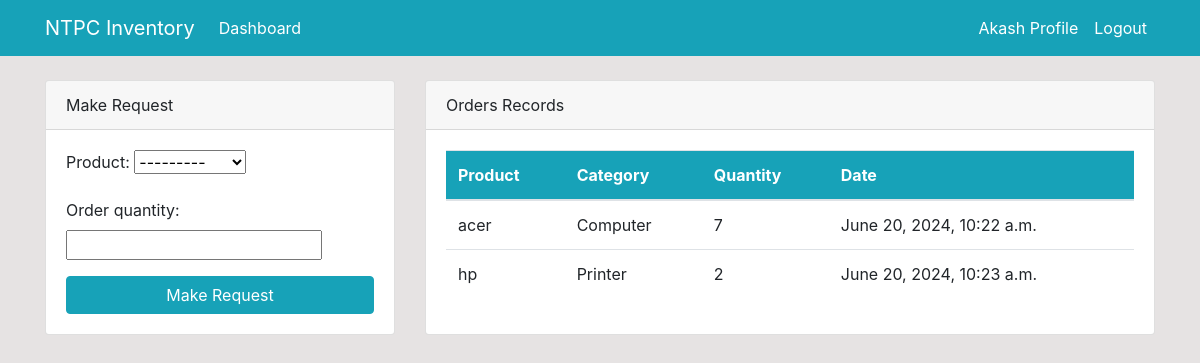
The page /dashboard/ (signed in) on the database as committed earlier.
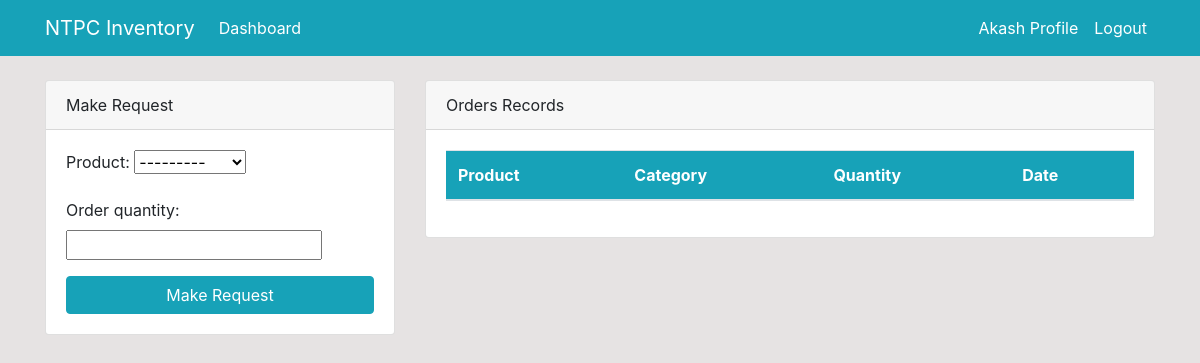
The same page on the database as committed later.
### dashboard/models.py (models this page shows, shortened)
class Order(models.Model):
    product = models.ForeignKey(Product,on_delete=models.CASCADE, null=True)
    staff = models.ForeignKey(User,models.CASCADE,null=True)
    order_quantity = models.PositiveIntegerField(null=True)
    date = models.DateTimeField(auto_now_add=True)
    class Meta:
        verbose_name_plural = 'Order'

class Product(models.Model):
    name = models.CharField(max_length=100,null=True)
    category = models.CharField(max_length=20, choices=CATEGORY,null=True)
    quantity = models.PositiveIntegerField(null=True)
    class Meta:
        verbose_name_plural = 'Product'
    def __str__(self):
        return f'{self.name}-{self.quantity}'

### dashboard/views.py (the view)
# urls.py: path('dashboard/', views.index, name= 'dashboard-index'),
@login_required
def index(request):
    orders = Order.objects.all()
    products = Product.objects.all()
    orders_count = orders.count()
    product_count = products.count()
    workers_count = User.objects.all().count()
    if request.method == 'POST':
        form = OrderForm(request.POST)
        if form.is_valid():
            instance = form.save(commit=False)
            instance.staff = request.user
            product_id = form.cleaned_data['product'].id
            quantity_ordered = form.cleaned_data['order_quantity']
            with transaction.atomic():
                product = Product.objects.select_for_update().get(id=product_id)
                if product.quantity >= quantity_ordered:
                    product.quantity -= quantity_ordered
                    product.save()
                else:
                    messages.error(request, f'Insufficient quantity available for {product.name}.')
                    return redirect('dashboard-index')
            instance.save()
            messages.success(request, 'Order placed successfully.') #line from
            return redirect('dashboard-index')
    else:
        form = OrderForm()
    context = {
        'orders' : orders,
        'form' : form,
        'products' : products,
        'product_count':product_count,
        'workers_count':workers_count,
        'orders_count':orders_count,
    }
    return render(request, 'dashboard/index.html',context)

### dashboard/forms.py
class OrderForm(forms.ModelForm):
    class Meta:
        model = Order
        fields = ['product','order_quantity']

### templates/dashboard/index.html (shortened to what the changed rows need)
{% extends 'partials/base.html' %}
{% block content%}
{% if user.is_authenticated and user.is_staff and user.is_superuser %}
{% include 'partials/topnav.html' %}
 <div class="container">
    <div class="row my-5">
        <div class="col-md-6">
            <div class="bg-white">
                <canvas id="myChart1" width="400" height="300"></canvas>
                <script>
                    var ctx = document.getElementById('myChart1').getContext('2d');
                    var myChart1 = new Chart(ctx, {
                        type: 'pie',
                        data: {
                            labels: [ {% for order in orders %}
                                            '{{ order.product.name }}',
                                        {% endfor %}
            ],
                            datasets: [{
                                label: 'Orders',
                                data: [{% for order in orders %}
                                            {{order.order_quantity}},
                                        {% endfor %}
                            ],
                                backgroundColor: [
                                    'rgba(255, 99, 132, 1)',
                                    'rgba(54, 162, 235, 1)',
                                    'rgba(255, 206, 86, 1)',
                                    'rgba(75, 192, 192, 1)',
                                    'rgba(153, 102, 255, 1)',
                                    'rgba(255, 159, 64, 1)',
                                    'rgba(255, 249, 44, 1)',
                                    'rgb(25, 104, 255)',
                                    'rgb(238, 130, 238)',
                                    'rgba(255, 49, 44, 1)',
                                    'rgba(255, 99, 71, 1)',
                                ],
                                borderColor: [
                                    'rgba(255, 99, 132, 1)',
                                    'rgba(54, 162, 235, 1)',
                                    'rgba(255, 206, 86, 1)',
                                    'rgba(75, 192, 192, 1)',
                                    'rgba(153, 102, 255, 1)',
                                    'rgba(255, 159, 64, 1)',
                                    'rgba(255, 249, 44, 1)',
                                    'rgb(25, 104, 255)',
                                    'rgb(238, 130, 238)',
                                    'rgba(255, 49, 44, 1)',
                                    'rgba(255, 99, 71, 1)',
                                ],
                                borderWidth: 1
                            }]
                        },
                        options: {
                            scales: {
                                yAxes: [{
                                    ticks: {
                                        beginAtZero: true
                                    }
                                }]
                            }
                        }
                    });
                </script>
            </div>
        </div>
        <div class="col-md-6">
            <div class="bg-white">
                <canvas id="myChart" width="400" height="300"></canvas>
                <script>
                    var ctx = document.getElementById('myChart').getContext('2d');
                    var myChart = new Chart(ctx, {
                        type: 'bar',
                        data: {
                            labels: [ {% for product in products %} '{{ product.name}}' ,{% endfor%}],
                            datasets: [{
                                label: 'Products',
                                data: [{% for product in products %} {{ product.quantity}} ,{% endfor%}],
                                backgroundColor: [
                                    'rgba(153, 102, 255, 1)',
                                    'rgba(255, 159, 64, 1)',
                                    'rgba(255, 249, 44, 1)',
                                    'rgb(25, 104, 255)',
                                    'rgb(238, 130, 238)',
                                    'rgba(255, 49, 44, 1)',
                                    'rgba(255, 99, 71, 1)',
                                    'rgba(255, 99, 132, 1)',
                                    'rgba(54, 162, 235, 1)',
                                    'rgba(255, 206, 86, 1)',
                                    'rgba(75, 192, 192, 1)',
                                    'rgba(153, 102, 255, 1)',
                                    'rgba(255, 159, 64, 1)',
                                ],
                                borderColor: [
                                    'rgba(153, 102, 255, 1)',
                                    'rgba(255, 159, 64, 1)',
                                    'rgba(255, 249, 44, 1)',
                                    'rgb(25, 104, 255)',
                                    'rgb(238, 130, 238)',
                                    'rgba(255, 49, 44, 1)',
                                    'rgba(255, 99, 71, 1)',
                                    'rgba(255, 99, 132, 1)',
                                    'rgba(54, 162, 235, 1)',
                                    'rgba(255, 206, 86, 1)',
                                    'rgba(75, 192, 192, 1)',
                                    'rgba(153, 102, 255, 1)',
                                    'rgba(255, 159, 64, 1)',
                                ],
                                borderWidth: 1
                            }]
                        },
                        options: {
                            scales: {
                                yAxes: [{
                                    ticks: {
                                        beginAtZero: true
                                    }
                                }]
                            }
                        }
                    });
                </script>
            </div>
        </div>
    </div>
</div>
{% else %}
{% include 'dashboard/staff_index.html' %}
{% endif %}
{% endblock %}

### templates/dashboard/staff_index.html (shortened to what this page needs)
<div class="container">
    <div class="row mt-4">
        <div class="col-md-4">
            <div class="card">
                <div class="card-header">
                    Make Request
                </div>
                <div class="card-body">
                    <form method="POST">
                        {{ form.as_p }}
                        <input class="btn btn-info btn-block" type="submit" value="Make Request">
                    </form>
                </div>
            </div>
        </div>
        <div class="col-md-8">
            <div class="card">
                <div class="card-header">
                    Orders Records
                </div>
                <div class="card-body">
                    <table class="table bg-white">
                        <thead class="bg-info text-white">
                            <tr>
                                <th scope="col">Product</th>
                                <th scope="col">Category</th>
                                <th scope="col">Quantity</th>
                                <th scope="col">Date</th>
                            </tr>
                        </thead>
                        <tbody>
                            {% for order in orders %}
                            {% if order.staff == user %}
                            <tr>
                                <td>{{ order.product.name }}</td>
                                <td>{{ order.product.category }}</td>
                                <td>{{ order.order_quantity }}</td>
                                <td>{{ order.date }}</td>
                            </tr>
                            {% endif %}
							{% endfor %}
                        </tbody>
                    </table>
                </div>
            </div>
        </div>
    </div>
</div>

Rows that differ between the two databases and show on the page:
removed Order: product.name "acer", product.category "Computer", order_quantity "7", date "June 20, 2024, 10:22 a.m."
removed Order: product.name "hp", product.category "Printer", order_quantity "2", date "June 20, 2024, 10:23 a.m."
